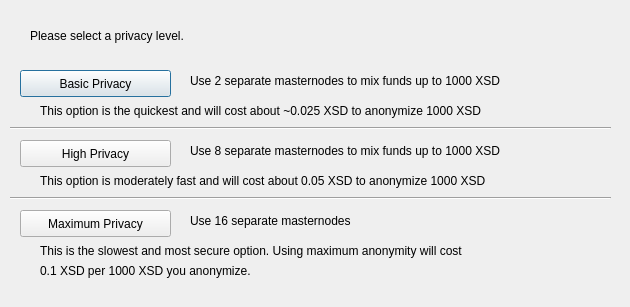
<?xml version="1.0" encoding="UTF-8"?>
<ui version="4.0">
 <class>DarksendConfig</class>
 <widget class="QDialog" name="DarksendConfig">
  <property name="geometry">
   <rect>
    <x>0</x>
    <y>0</y>
    <width>630</width>
    <height>307</height>
   </rect>
  </property>
  <property name="windowTitle">
   <string>Configure Darksend</string>
  </property>
  <widget class="QPushButton" name="buttonBasic">
   <property name="geometry">
    <rect>
     <x>20</x>
     <y>70</y>
     <width>151</width>
     <height>27</height>
    </rect>
   </property>
   <property name="text">
    <string>Basic Privacy</string>
   </property>
  </widget>
  <widget class="QPushButton" name="buttonHigh">
   <property name="geometry">
    <rect>
     <x>20</x>
     <y>140</y>
     <width>151</width>
     <height>27</height>
    </rect>
   </property>
   <property name="text">
    <string>High Privacy</string>
   </property>
  </widget>
  <widget class="QPushButton" name="buttonMax">
   <property name="geometry">
    <rect>
     <x>20</x>
     <y>210</y>
     <width>151</width>
     <height>27</height>
    </rect>
   </property>
   <property name="text">
    <string>Maximum Privacy</string>
   </property>
  </widget>
  <widget class="QLabel" name="label">
   <property name="geometry">
    <rect>
     <x>30</x>
     <y>20</y>
     <width>571</width>
     <height>31</height>
    </rect>
   </property>
   <property name="text">
    <string>Please select a privacy level.</string>
   </property>
  </widget>
  <widget class="QLabel" name="label_2">
   <property name="geometry">
    <rect>
     <x>190</x>
     <y>70</y>
     <width>421</width>
     <height>21</height>
    </rect>
   </property>
   <property name="text">
    <string>Use 2 separate masternodes to mix funds up to 1000 XSD</string>
   </property>
  </widget>
  <widget class="QLabel" name="label_3">
   <property name="geometry">
    <rect>
     <x>190</x>
     <y>140</y>
     <width>411</width>
     <height>21</height>
    </rect>
   </property>
   <property name="text">
    <string>Use 8 separate masternodes to mix funds up to 1000 XSD</string>
   </property>
  </widget>
  <widget class="QLabel" name="label_4">
   <property name="geometry">
    <rect>
     <x>190</x>
     <y>210</y>
     <width>421</width>
     <height>21</height>
    </rect>
   </property>
   <property name="text">
    <string>Use 16 separate masternodes</string>
   </property>
  </widget>
  <widget class="QLabel" name="label_6">
   <property name="geometry">
    <rect>
     <x>40</x>
     <y>100</y>
     <width>561</width>
     <height>21</height>
    </rect>
   </property>
   <property name="text">
    <string>This option is the quickest and will cost about ~0.025 XSD to anonymize 1000 XSD</string>
   </property>
  </widget>
  <widget class="QLabel" name="label_7">
   <property name="geometry">
    <rect>
     <x>40</x>
     <y>170</y>
     <width>561</width>
     <height>21</height>
    </rect>
   </property>
   <property name="text">
    <string>This option is moderately fast and will cost about 0.05 XSD to anonymize 1000 XSD</string>
   </property>
  </widget>
  <widget class="QLabel" name="label_8">
   <property name="geometry">
    <rect>
     <x>40</x>
     <y>240</y>
     <width>561</width>
     <height>21</height>
    </rect>
   </property>
   <property name="text">
    <string>This is the slowest and most secure option. Using maximum anonymity will cost</string>
   </property>
  </widget>
  <widget class="QLabel" name="label_9">
   <property name="geometry">
    <rect>
     <x>40</x>
     <y>260</y>
     <width>561</width>
     <height>21</height>
    </rect>
   </property>
   <property name="text">
    <string>0.1 XSD per 1000 XSD you anonymize.</string>
   </property>
  </widget>
  <widget class="Line" name="line">
   <property name="geometry">
    <rect>
     <x>10</x>
     <y>120</y>
     <width>601</width>
     <height>16</height>
    </rect>
   </property>
   <property name="orientation">
    <enum>Qt::Horizontal</enum>
   </property>
  </widget>
  <widget class="Line" name="line_2">
   <property name="geometry">
    <rect>
     <x>10</x>
     <y>190</y>
     <width>601</width>
     <height>16</height>
    </rect>
   </property>
   <property name="orientation">
    <enum>Qt::Horizontal</enum>
   </property>
  </widget>
 </widget>
 <resources/>
 <connections/>
</ui>
